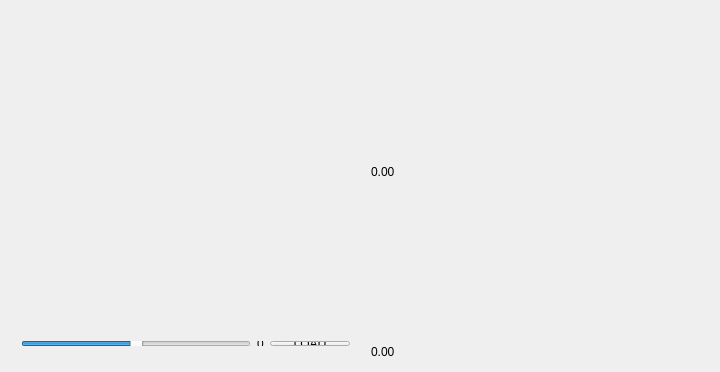
<?xml version="1.0" encoding="UTF-8"?>
<ui version="4.0">
 <class>MainWindow</class>
 <widget class="QMainWindow" name="MainWindow">
  <property name="geometry">
   <rect>
    <x>0</x>
    <y>0</y>
    <width>720</width>
    <height>372</height>
   </rect>
  </property>
  <property name="windowTitle">
   <string>MainWindow</string>
  </property>
  <widget class="QWidget" name="centralWidget">
   <widget class="GLWidget" name="dc_glwidget" native="true">
    <property name="geometry">
     <rect>
      <x>10</x>
      <y>10</y>
      <width>351</width>
      <height>311</height>
     </rect>
    </property>
   </widget>
   <widget class="QWidget" name="layoutWidget">
    <property name="geometry">
     <rect>
      <x>10</x>
      <y>330</y>
      <width>351</width>
      <height>27</height>
     </rect>
    </property>
    <layout class="QHBoxLayout" name="horizontalLayout">
     <item>
      <widget class="QSlider" name="voltage_slider">
       <property name="minimum">
        <number>-24</number>
       </property>
       <property name="maximum">
        <number>24</number>
       </property>
       <property name="orientation">
        <enum>Qt::Horizontal</enum>
       </property>
      </widget>
     </item>
     <item>
      <widget class="QLabel" name="voltage_la">
       <property name="text">
        <string>0</string>
       </property>
      </widget>
     </item>
     <item>
      <widget class="QPushButton" name="load_bt">
       <property name="text">
        <string>LOAD</string>
       </property>
      </widget>
     </item>
    </layout>
   </widget>
   <widget class="QLabel" name="xt_la">
    <property name="geometry">
     <rect>
      <x>371</x>
      <y>163</y>
      <width>71</width>
      <height>17</height>
     </rect>
    </property>
    <property name="text">
     <string>0.00</string>
    </property>
   </widget>
   <widget class="QCustomPlot" name="xt_graphic" native="true">
    <property name="geometry">
     <rect>
      <x>370</x>
      <y>10</y>
      <width>341</width>
      <height>141</height>
     </rect>
    </property>
   </widget>
   <widget class="QCustomPlot" name="wt_graphic" native="true">
    <property name="geometry">
     <rect>
      <x>370</x>
      <y>190</y>
      <width>341</width>
      <height>141</height>
     </rect>
    </property>
   </widget>
   <widget class="QLabel" name="wt_la">
    <property name="geometry">
     <rect>
      <x>371</x>
      <y>343</y>
      <width>61</width>
      <height>17</height>
     </rect>
    </property>
    <property name="text">
     <string>0.00</string>
    </property>
   </widget>
  </widget>
 </widget>
 <layoutdefault spacing="6" margin="11"/>
 <customwidgets>
  <customwidget>
   <class>GLWidget</class>
   <extends>QWidget</extends>
   <header location="global">glwidget.h</header>
   <container>1</container>
  </customwidget>
  <customwidget>
   <class>QCustomPlot</class>
   <extends>QWidget</extends>
   <header>qcustomplot.h</header>
   <container>1</container>
  </customwidget>
 </customwidgets>
 <resources/>
 <connections/>
</ui>
